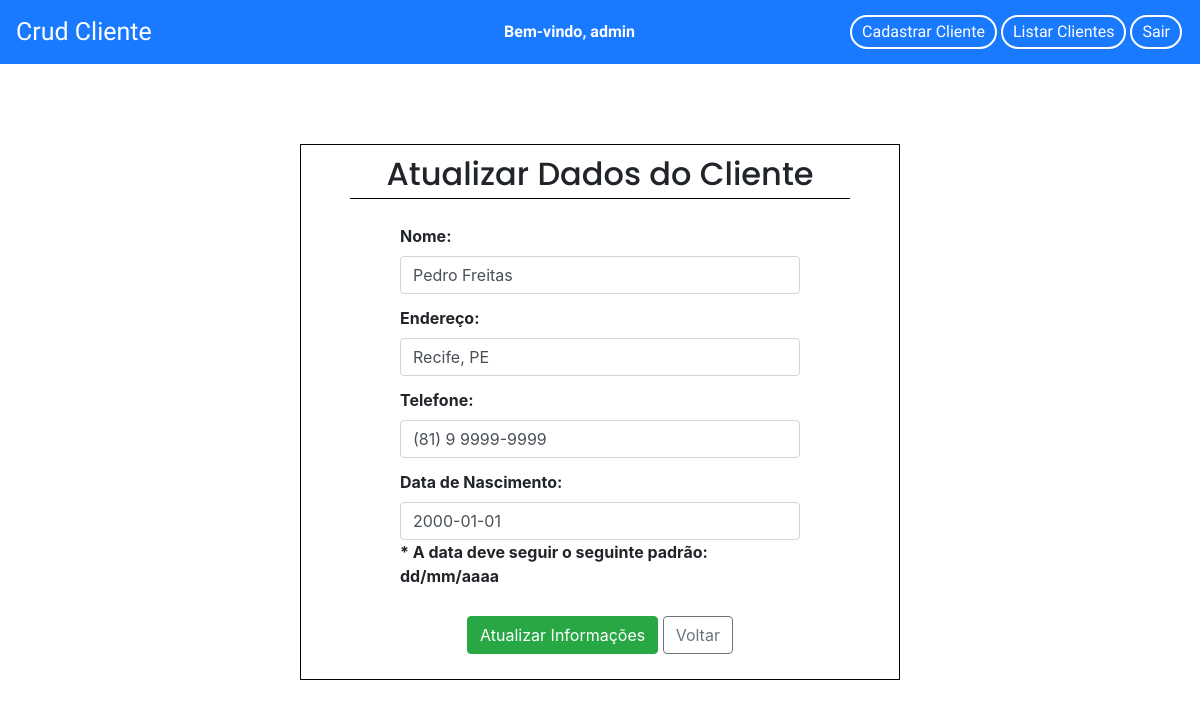
/atualizar/1 (signed in), run on the app's committed database.
### application/models.py (models this page shows, shortened)
class Cliente(models.Model):
    nome = models.CharField(max_length=100)
    endereco = models.CharField('Endereço', max_length=200)
    telefone = models.CharField(max_length=20)
    data_nascimento = models.DateField('Data de Nascimento', help_text='* A data deve seguir o seguinte padrão: dd/mm/aaaa')
    data_cadastro = models.DateTimeField(default=timezone.now)
    class Meta:
        ordering = ('data_cadastro',)

### application/views.py (the view)
# urls.py: path('atualizar/<int:pk>', views.ClienteUpdateView.as_view(), name='atualizarCliente'),
class ClienteUpdateView(LoginRequiredMixin, UpdateView):
    login_url = reverse_lazy('login')
    model = Cliente
    fields = ['nome', 'endereco', 'telefone', 'data_nascimento']
    template_name = 'cliente/atualizarCliente.html'
    success_url = reverse_lazy('listarClientes')

### application/templates/cliente/atualizarCliente.html (shortened to what this page needs)
{% extends 'base.html' %}
{% block content %}
    <div class="row">
        <div class="cadastro">
            <h2>Atualizar Dados do Cliente</h2>
            <form method="post">{% csrf_token %}
                <div class="dados-form form-group">
                    {{form.as_ul}}
                </div>
                <div class="button">
                    <button type="submit" class="btn btn-success">Atualizar Informações</button>
                    <a class="btn btn-outline-secondary" href="{% url 'listarClientes' %}">Voltar</a>
                </div>
            </form>
        </div>
    </div>
{% endblock content %}

### templates/base.html (shortened to what this page needs)
{% load static %}
<!DOCTYPE html>
<html lang="pt-br">
<head>
    <link rel="stylesheet" href="{% static 'css/style.css' %}">
    <link rel="stylesheet" href="https://cdn.jsdelivr.net/npm/bootstrap@4.5.3/dist/css/bootstrap.min.css">
</head>
<body>
    {% if user.is_authenticated %}
        <header class="menu">
            <nav class="navbar navbar-expand-sm navbar-light navbar-color">
                <div id="nav-target" class="collapse navbar-collapse">
                    <a href="/" id="pagina-inicial" class="navbar-brand" >Crud Cliente</a>
                        <div  class="bem-vindo">
                            <h6>Bem-vindo, {{user.username}}</h6>
                        </div>
                        <ul class="navbar-nav ml-auto menu-item">
                            <li class="nav-item">
                                <a href="{% url 'cadastrarCliente' %}" class="menu-link">Cadastrar Cliente</a>
                            </li>
                            <li class="nav-item">
                                <a href="{% url 'listarClientes' %}" class="menu-link">Listar Clientes</a>
                            </li>
                            <li class="nav-item">
                                <a href="{% url 'logout' %}" class="menu-link">Sair</a>
                            </li>
                        </ul>
                </div>
            </nav>
        </header>
    {%else%}
        <header class="login-title">
            <h1>Crud Cliente</h1>
        </header>
    {% endif %}
    {% block content %}
    {% endblock content %}
</body>
</html>

### statics/css/style.css (style rules this page uses)
.login, .cadastro { border: 1px solid #000; width: 600px; margin: 80px auto; }
.login h2, .cadastro h2 { margin: 10px auto; width: 500px; text-align: center; border-bottom: 1px solid #000; padding-bottom: 5px; font-family: 'Poppins', sans-serif; }
.cadastro div.dados-form { font-weight: bold; }
.cadastro div.dados-form li { padding-bottom: 12px; }
.login form, .cadastro form { margin: 25px auto; list-style-type: none; width: 400px; }
.login div.button, .cadastro div.button { text-align: center; }
#pagina-inicial { color: #FFFFFF; font-family: 'Mulish', sans-serif; font-size: 25px; }
.navbar-color { background-color: #1979FF; }
.menu-item li { border: 2px solid #FFFFFF; margin: 2px; border-radius: 20px; }
.menu-link { color: #FFFFFF; padding: 5px 10px; font-family: 'Mulish', sans-serif; line-height: 30px; }
.bem-vindo { width: 40%; margin-top: 8px; text-align: right; }
.bem-vindo h6 { color: white; font-family: 'Roboto', sans-serif; font-weight: bold; }

### data on the page
Cliente: nome "Pedro Freitas", endereco "Recife, PE", telefone "(81) 9 9999-9999", data_nascimento "2000-01-01"

### other printed values
{{ user.username }} "admin"
